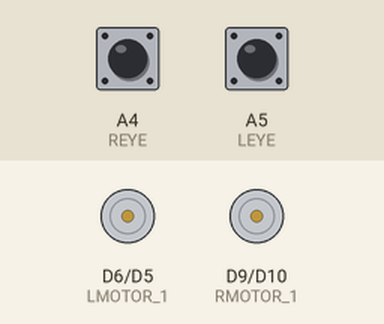
A sketch run on a simulated Arduino MKR. Parts: motor-driver pin pairs drawn as motors (green arrow = first pin HIGH = forward, orange = second pin HIGH = backward, longer = more drive). The test bench sets the inputs (shaded band); at power-on: A4 (REYE) HIGH, A5 (LEYE) HIGH. What the sketch prints to the serial monitor is not drawn.

Above: at 1.2 s.
1.3 s: A4 (REYE) pulled LOW for 0.15 s
At 2.6 s:
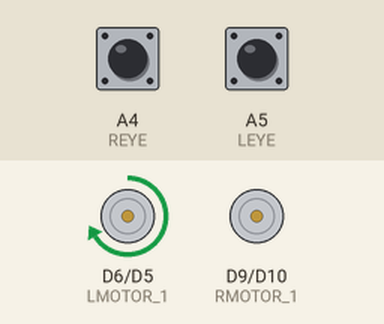
2.9 s: A5 (LEYE) pulled LOW for 0.15 s
At 4.1 s:
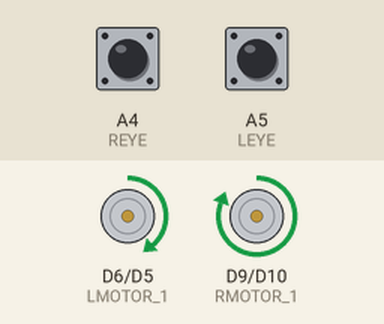
4.5 s: A5 (LEYE) pulled LOW for 3.2 s
At 5.8 s:
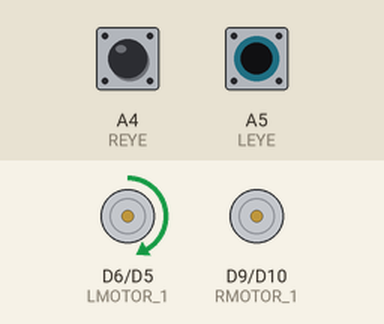
9.2 s: A4 (REYE) pulled LOW for 1 s
At 11.4 s:
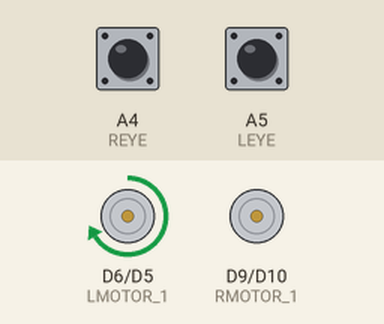
Timing chart, 0 to 12.7 s (numbered marks = the images above; inputs shaded):
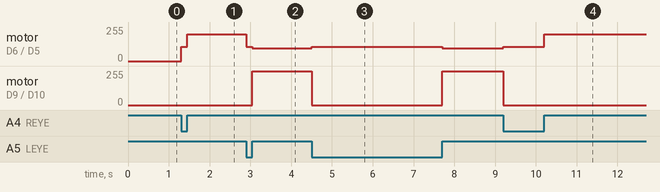

Measured:
- after the input at 1.3 s, motor on D6 (LMOTOR_1) / D5 (LMOTOR_2): stopped → forward 107/255 at once, → forward 200/255 0.15 s later
- after the input at 2.9 s, motor on D6 (LMOTOR_1) / D5 (LMOTOR_2): forward 200/255 → forward 107/255 at once, → forward 95/255 0.15 s later; motor on D9 (RMOTOR_1) / D10 (RMOTOR_2): stopped → forward 255/255 after 0.15 s
- after the input at 4.5 s, motor on D6 (LMOTOR_1) / D5 (LMOTOR_2): forward 95/255 → forward 107/255 at once, → forward 95/255 3.2 s later; motor on D9 (RMOTOR_1) / D10 (RMOTOR_2): forward 255/255 → stopped at once, → forward 255/255 3.2 s later
- after the input at 9.2 s, motor on D6 (LMOTOR_1) / D5 (LMOTOR_2): forward 95/255 → forward 107/255 at once, → forward 200/255 1.0 s later; motor on D9 (RMOTOR_1) / D10 (RMOTOR_2): forward 255/255 → stopped at once

The sketch:

OG_1.ino
```cpp
#include <WiFiNINA.h>
char ssid[] = "TeamY3";
char pass[] = "#icecream";

WiFiServer server(5200);

const int RMOTOR_1 = 9; //S1
const int RMOTOR_2 = 10; //S3
const int LMOTOR_1 = 6; //S2
const int LMOTOR_2 = 5; //S4

//pins controlling the speed of the car
// the left and right are given the same pins as it makes sense for them to be moving at the same speed
// Can switch one to i.e., pin 17 which is close to it
//const int L_pwm = 16;
//const int R_pwm = 17;

const int LEYE = A5;
const int REYE = A4;
const int US_TRIG = 2;
const int US_ECHO = 3;


volatile int distance; //travel time * speed of the echo / 2
volatile long duration; //used to read the travel time of the echo

int L_Sensor;
int R_Sensor;
char curr_state = 'n';

// setup loop will set the board up before we can run our main loop
void setup()
{
  // put your setup code here, to run once:
  Serial.begin(9600);

  WiFi.beginAP(ssid, pass);
  IPAddress ip = WiFi.localIP();
  Serial.print("IP Address:");
  Serial.println(ip);  //prints arduino's IP to connect the Processing client
  server.begin();

  //Ultrasonic Sensors
  pinMode(US_TRIG, OUTPUT);
  pinMode(US_ECHO, INPUT);

  pinMode(LMOTOR_1, OUTPUT); // here we're saying that the motors will be outputs,
  pinMode(LMOTOR_2, OUTPUT); // ie. we're sending information (voltage) to them, not receiving any
  pinMode(RMOTOR_1, OUTPUT);
  pinMode(RMOTOR_2, OUTPUT);

  pinMode(LEYE, INPUT); // we are receiving information from the IR sensors, so they are inputs
  pinMode(REYE, INPUT);

  pinMode(LEYE, INPUT_PULLUP);
  attachInterrupt(digitalPinToInterrupt(LEYE), state, CHANGE);
  pinMode(REYE, INPUT_PULLUP);
  attachInterrupt(digitalPinToInterrupt(REYE), state, CHANGE);

}

void loop() {
  //Stores inputs from IR sensors in the variables
  L_Sensor = digitalRead(LEYE);
  R_Sensor = digitalRead(REYE);

  WiFiClient client = server.available();

  if (client.connected()) {
    Serial.println("Client connected");

      //read request from controller
      curr_state = client.read();

      if(curr_state == 'y'){
        if(distance > 10){
          Serial.println("Starting motor");
          forwards();
        }
      }

      else if(curr_state == 'n'){
        Serial.println("Stopping motor");
        breaks();
      }
  }

  if(curr_state != 'n'){

    state();
    check_distance();

    if(distance < 10 ){
      //inform controller of obstacle ahead.
      //breaks();
      client.write('o');
    }
  }
}

void state(){
  if((L_Sensor == 1) &&  (R_Sensor == 1)){//implies that the car has steered to the right
      //solution: steer it to the left
    forwards();
  }
  //0 - detects black line, 1 - does not detect black line
  else if((L_Sensor == 1) && (R_Sensor == 0)){//implies that the car has steered to the right
    //solution: steer it to the left
    turnRight();
  }
  else if((L_Sensor == 0) && (R_Sensor == 1)){//implies that the car has steered to the left
    //solution: steer it to the left
    turnLeft();
  }
  else{
    forwards();
  }

}

//Checks for any obstacles around 10cm or less ahead
void check_distance(){

  digitalWrite(US_TRIG, LOW);
  delayMicroseconds(2);

  digitalWrite(US_TRIG, HIGH);
  delayMicroseconds(10);
  digitalWrite(US_TRIG, LOW);

  duration = pulseIn(US_ECHO, HIGH);
  int distance = duration/58;


  if(distance < 10){
    breaks();
    //Serial.println("Obstacle detected about 10cm away!");
  }

  delay(500);
}

//Motor functions for speed and direction
void forwards()
{
  analogWrite(LMOTOR_1, 107); // analogWrite allows us choose what voltage we send to the motor, instead of digitalWrite which is either full power or sero power
  analogWrite(LMOTOR_2, 0);
  analogWrite(RMOTOR_1, 117); // the right motor is slightly slower than the left one due to friction/wear/etc... so we give it a higher voltage than the left one (ie its been calibrated)
  analogWrite(RMOTOR_2, 0);
}

void reverse()
{
  analogWrite(LMOTOR_1, 0);
  analogWrite(LMOTOR_2, 107);
  analogWrite(RMOTOR_1, 0);
  analogWrite(RMOTOR_2, 117);
}

void breaks()
{
  analogWrite(LMOTOR_1, 0);
  analogWrite(LMOTOR_2, 0);
  analogWrite(RMOTOR_1, 0);
  analogWrite(RMOTOR_2, 0);
}

void turnRight()
{
  analogWrite(LMOTOR_1, 200);
  analogWrite(LMOTOR_2, 0);
  analogWrite(RMOTOR_1, 95);
  analogWrite(RMOTOR_2, 0);
}

void turnLeft()
{
  analogWrite(LMOTOR_1, 95);
  analogWrite(LMOTOR_2, 0);
  analogWrite(RMOTOR_1, 200);
  analogWrite(RMOTOR_2, 0);
}
```
